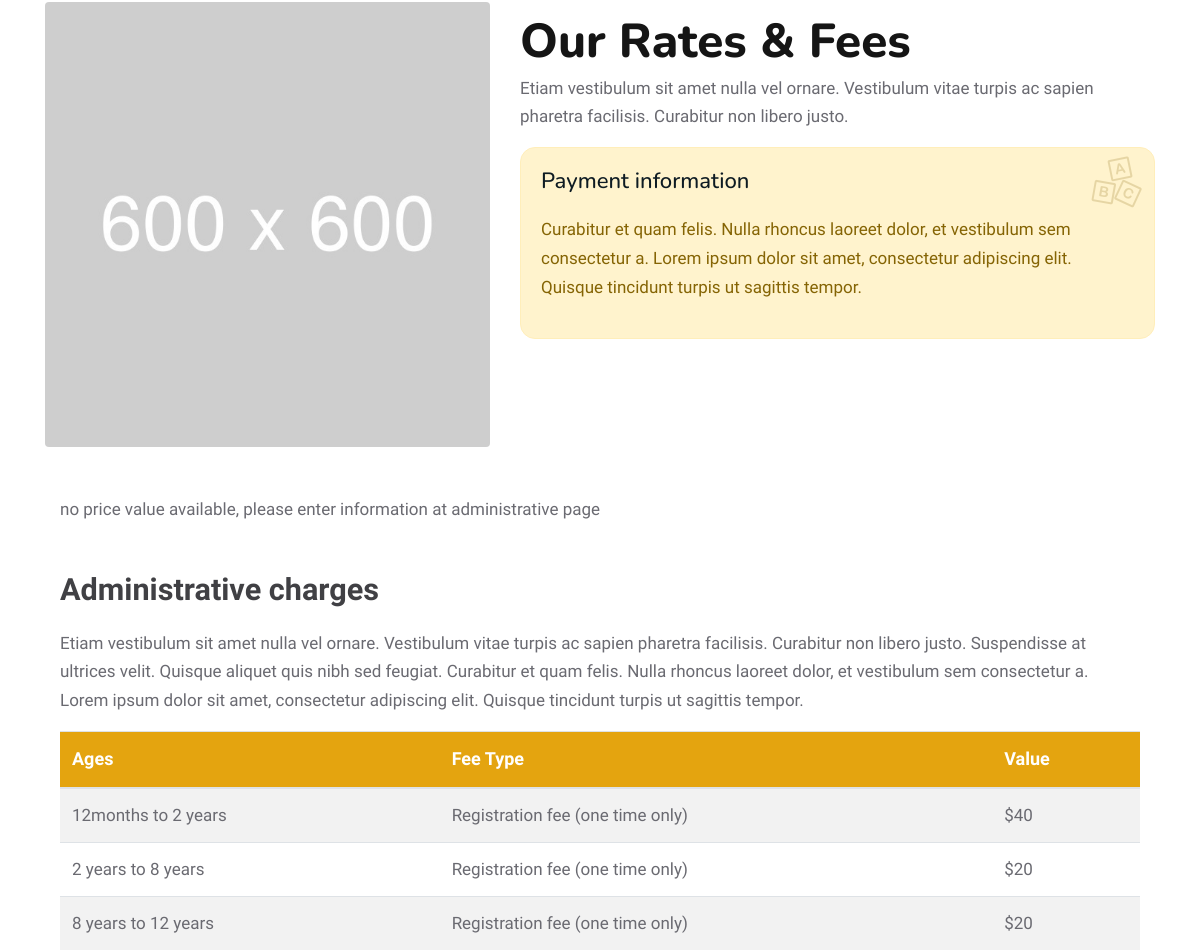
Page /infantcares/ (middle part) on the earlier database version.
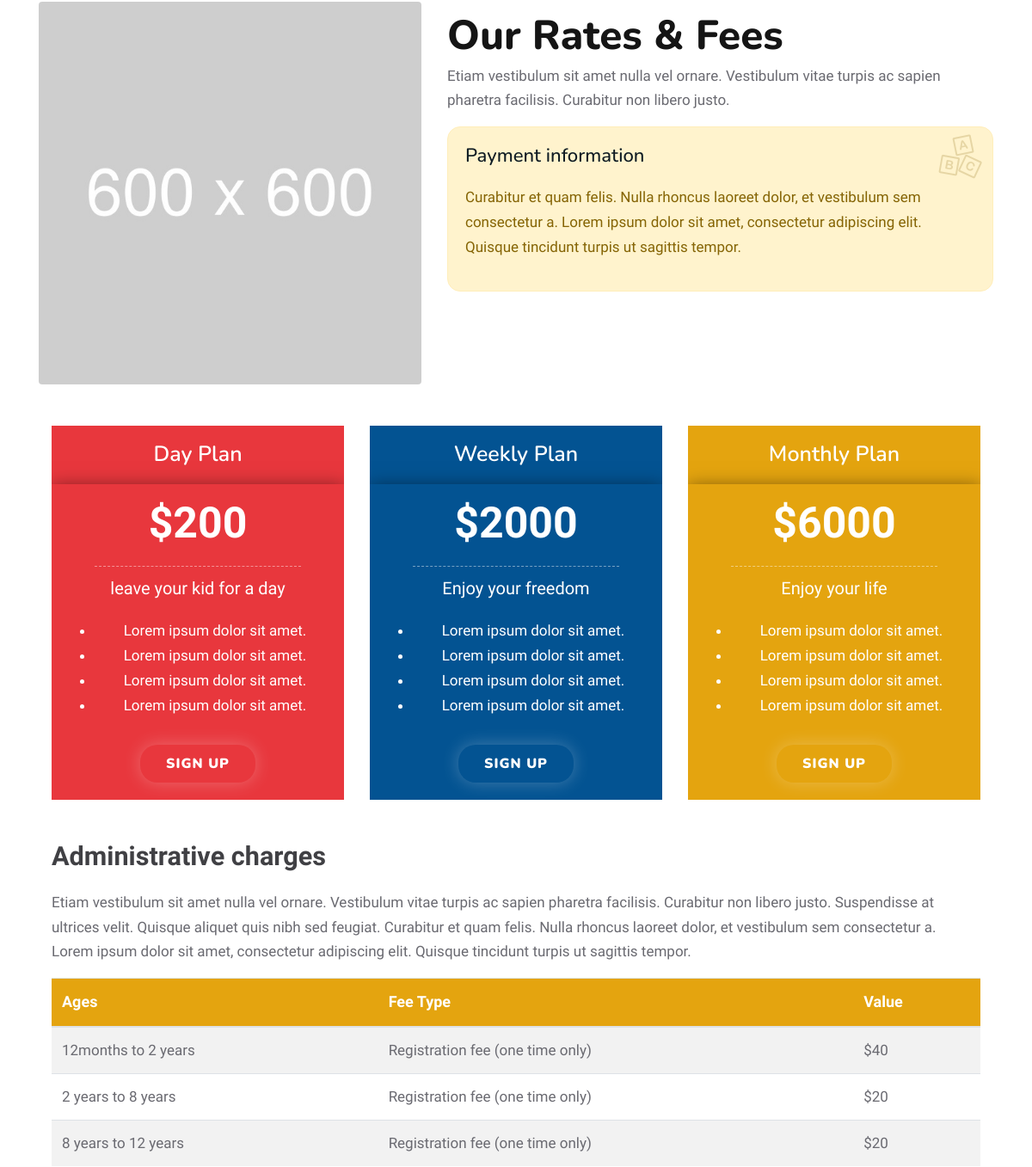
Same page on the later database version.
### infantcares/models.py (models this page shows, shortened)
class Infantcare(models.Model):
    name = models.CharField(max_length=200)
    price = models.IntegerField()
    discription = models.CharField(max_length=50)
    intro1 = models.CharField(max_length=50)
    intro2 = models.CharField(max_length=50)
    intro3 = models.CharField(max_length=50)
    intro4 = models.CharField(max_length=50)

### infantcares/views.py (the view)
# urls.py: path('', views.index, name='activities'),
def index(request):
    infantcares = Infantcare.objects.all()
    context = {'infantcares': infantcares}
    return render(request, 'infantcare/infantcare.html', context)

### templates/infantcare/infantcare.html (shortened to what this page needs)
{% extends 'base.html' %}
{% load static %}
{% block content %}
  <div id="page-wrapper">
         <div class="page container">
            <div class="row mb-5">
               <div class="col-lg-5">
                  <img src="{% static 'img/services/service-single3.jpg' %}" alt="" class="img-fluid rounded d-block mx-auto">
               </div>
               <div class="col-lg-7 mt-3">
                  <h2>Our Rates & Fees </h2>
                  <p>
                     Etiam vestibulum sit amet nulla vel ornare. Vestibulum vitae turpis ac sapien pharetra facilisis. Curabitur non libero justo.
                  <div class="alert alert-warning mt-3" role="alert">
                     <h6> Payment information</h6>
                     <p>Curabitur et quam felis. Nulla rhoncus laoreet dolor, et vestibulum sem consectetur a. Lorem ipsum dolor sit amet, consectetur adipiscing elit. Quisque tincidunt turpis ut sagittis tempor.
                  </div>
               </div>
            </div>
            <div class="col-lg-12 mt-5">
               {% if infantcares %}
               <div class="row">
                    {% for infantcare in infantcares %}
                  <div class="col-lg-4 col-md-12">
                     <div class="pricingTable">
                        <div
                        {% if infantcare.id == 1 %}
                        class="pricingTable-header bg-primary"
                        {% elif infantcare.id == 2 %}
                        class="pricingTable-header bg-secondary"
                        {% else %}
                        class="pricingTable-header bg-tertiary"
                        {% endif %}
                        >
                        <h3 class="title">{{infantcare.name}}</h3>
                        </div>
                        <div
                        {% if infantcare.id == 1 %}
                        class="pricingTable-header bg-primary"
                        {% elif infantcare.id == 2 %}
                        class="pricingTable-header bg-secondary"
                        {% else %}
                        class="pricingTable-header bg-tertiary"
                        {% endif %}
                        >
                           <div class="price-value">
                              <span class="amount">${{infantcare.price}}</span>
                              <span class="month">{{infantcare.discription}}</span>
                           </div>
                           <ul>
                              <li>{{infantcare.intro1}}</li>
                              <li>{{infantcare.intro2}}</li>
                              <li>{{infantcare.intro3}}</li>
                              <li>{{infantcare.intro4}}</li>
                           </ul>
                           <a href="{% url 'contact' %}" class="btn">Sign Up</a>
                        </div>
                     </div>
                  </div>
                  {% endfor %}
                </div>
                {% else %}
                <p>no price value available, please enter information at administrative page</p>
                {% endif %}
            </div>
            <div class="col-lg-12 mt-5">
               <h4>Administrative charges</h4>
               <p>
                  Etiam vestibulum sit amet nulla vel ornare. Vestibulum vitae turpis ac sapien pharetra facilisis. Curabitur non libero justo. Suspendisse at ultrices velit. Quisque aliquet quis nibh sed feugiat. Curabitur et quam felis. Nulla rhoncus laoreet dolor, et vestibulum sem consectetur a. Lorem ipsum dolor sit amet, consectetur adipiscing elit. Quisque tincidunt turpis ut sagittis tempor.
               <table class="table table-striped">
                  <thead>
                     <tr>
                        <th>Ages</th>
                        <th>Fee Type</th>
                        <th>Value</th>
                     </tr>
                  </thead>
                  <tbody>
                     <tr>
                        <td>12months to 2 years</td>
                        <td>Registration fee (one time only)</td>
                        <td>$40</td>
                     </tr>
                     <tr>
                        <td>2 years to 8 years</td>
                        <td>Registration fee (one time only)</td>
                        <td>$20</td>
                     </tr>
                     <tr>
                        <td>8 years to 12 years</td>
                        <td>Registration fee (one time only)</td>
                        <td>$20</td>
                     </tr>
                  </tbody>
               </table>
            </div>
         </div>
        </div>
{% endblock %}

### templates/base.html (shortened to what this page needs)
{% load static %}
<!DOCTYPE html>
<html lang="en">
   <head>
      <link href="{% static 'fonts/flaticon/flaticon.css' %}" rel="stylesheet" type="text/css">
      <link href="{% static 'fonts/fontawesome/fontawesome-all.min.css' %}" rel="stylesheet" type="text/css">
      <link href="{% static 'vendor/bootstrap/css/bootstrap.min.css' %}" rel="stylesheet">
      <link href="{% static 'css/style.css' %}" rel="stylesheet">
      <link href="{% static 'css/plugins.css' %}" rel="stylesheet">
      <link href="{% static 'styles/maincolors.css' %}" rel="stylesheet">
      <link rel="stylesheet" href="{% static 'vendor/layerslider/css/layerslider.css' %}">
   </head>
   <body>
        {% block content %} {% endblock %}
    </body>
</html>

### templates/partials/_navbar.html (shortened to what this page needs)
{% load static %}

### templates/partials/_footer.html (shortened to what this page needs)
{% load static %}

### static/css/style.css (style rules this page uses)
body { font-family: 'Source Sans pro', sans-serif; color: #6A6A71; font-size: 17px; line-height: 1.7; overflow-x: hidden; }
p { font-size: 17px; line-height: 1.7; font-weight: 400; }
h2 { color: #151515; font-size: 2.8em; font-weight: 800; font-family: Nunito; line-height: 1.0; }
h3 { font-family: 'Nunito', sans-serif; font-size: 2.2em; color: #151515; font-weight: 600; margin-bottom: 20px; line-height: 1.1; }
h4 { color: #404044; font-size: 1.8em; margin-bottom: 20px; font-weight: 600; }
h6 { color: #0E1B23; font-family: 'Nunito', sans-serif; font-size: 1.3em; font-weight: 500; margin-bottom: 20px; }
a { transition: color .2s ease-in-out; }
.btn { transition: all .2s ease-in-out; color: #fff !important; border: 0px; font-size: 1.rem; padding: 10px 30px; outline: none; letter-spacing: 1px; font-family: 'Nunito', sans-serif; border-radius: 20px; text-transform: uppercase; margin-top: 15px; white-space: normal; font-weight: 900; box-shadow: 0px 0px 20px rgba(255, 255, 255, 0.25); }
.pricingTable { transition: all 0.7s ease-in-out; text-align: center; overflow: hidden; }
.pricingTable .pricingTable-header { color: #fff; padding: 20px 10px; position: relative; z-index: 1; box-shadow: 0px 3px 20px #00000082; }
.pricingTable .pricingTable-header:before, .pricingTable .pricingTable-header:after { content: ''; background: linear-gradient(225deg, #231f1f 49%, transparent 50%); height: 20px; width: 20px; position: absolute; left: 0; bottom: -20px; }
.pricingTable .pricingTable-header:after { transform: rotateY(180deg); left: auto; right: 0; }
.pricingTable .title { font-size: 25px; margin: 0; color: #fff; }
.pricingTable .price-value { color: #fff; margin: 0 40px 20px; }
.pricingTable .amount { font-size: 50px; font-weight: 800; line-height: 50px; padding-bottom: 25px; margin: 0 0 10px; border-bottom: 1px dashed #ffffff73; display: block; }
.pricingTable .month { font-size: 20px; line-height: 30px; }
.pricingTable.pricingTable-header:before, .pricingTable .pricingTable-header:after { background: linear-gradient(225deg, #231f1f 49%, transparent 50%); }
.table thead th { vertical-align: bottom; font-size: 18px; }
.table thead { color: #fff; }
.img-fluid { max-width: 100%; }
.page { background-color: #fff; padding-top: 120px; padding-bottom: 70px; }
.alert { padding: 20px; border-radius: 15px; }
.alert:before { font-family: "Flaticon"; content: "\f131"; font-weight: normal; position: absolute; float: right; right: 10px; top: -10px; font-size: 50px; transform: rotate(10deg); opacity: 0.2; z-index: 0; }

### abc_tots/static/styles/maincolors.css (style rules this page uses)
.sea, .jumbo-heading, .dot1, .dot2, .nav-tabs .nav-link.active, .nav-tabs .nav-link:hover, .owl-prev i:hover, .owl-next i:hover, .jumbotron .breadcrumb, .accordion .card-link.collapsed, .btn-quaternary, .badge-default, .bg-secondary, .dropdown-menu, .btn-primary, .back-to-top i:hover, .alert-secondary, .badge-secondary, .nav-pills .nav-link.active, .nav-pills .nav-link:hover, .nav-pills .nav-link:focus, .nav-pills .show>.nav-link, .page-link:hover, .page-link.active, .btn-secondary:hover, .btn-secondary:focus { background-color: #035392; }
.bg-secondary { background-color: #035392!important; }
.list-group-item.active, .subtitle:after, ul.social-media i, .widget1 .colored-icons i, .navbar .dropdown-item:hover, .navbar .dropdown-item:focus, .navbar .nav-link:focus, .navbar .nav-item:hover, .navbar .nav-item .active, .team-style2 .img-box a:hover li, .section-heading h2:before, .navbar-brand i, .serviceBox:hover .service-icon i, a, blockquote:after, blockquote:before, .testimonial .description:before, ul.custom li:before, .testimonial .content:before, .owl-theme .owl-nav [class*='owl-']:hover, .team-style2 span, .colored-nav .top-bar .contact-details i, .colored-nav .top-bar a { color: #035392; }
.bg-primary { background-color: #E8373D!important; }
.nav-tabs .nav-link, .owl-prev i, .owl-next i, .table thead, .gallery-thumb i, .navbar .nav-item:hover, .blog-box .date, .btn-quaternary, .btn-tertiary:hover, .bg-tertiary, .dropdown-item:focus, .dropdown-item:hover, .dropdown-item.active, .accordion-cards .card-header:hover, .accordion-cards .card-header:focus, .badge-primary, .owl-theme .owl-dots .owl-dot.active span, .owl-theme .owl-dots .owl-dot:hover span, .alert-primary, .list-group-item-action:focus, .list-group-item-action:hover { background-color: #e4a40f; }
.top-bar .contact-details i, .top-bar a:hover, .bg-secondary a, footer .social-list li i { color: #FFEB3B; }

Differences in the rows shown:
added Infantcare: name "Day Plan", price "200", discription "leave your kid for a day", intro1 "Lorem ipsum dolor sit amet.", intro2 "Lorem ipsum dolor sit amet.", intro3 "Lorem ipsum dolor sit amet.", intro4 "Lorem ipsum dolor sit amet."
added Infantcare: name "Weekly Plan", price "2000", discription "Enjoy your freedom", intro1 "Lorem ipsum dolor sit amet.", intro2 "Lorem ipsum dolor sit amet.", intro3 "Lorem ipsum dolor sit amet.", intro4 "Lorem ipsum dolor sit amet."
added Infantcare: name "Monthly Plan", price "6000", discription "Enjoy your life", intro1 "Lorem ipsum dolor sit amet.", intro2 "Lorem ipsum dolor sit amet.", intro3 "Lorem ipsum dolor sit amet.", intro4 "Lorem ipsum dolor sit amet."
Other differences:
text no longer shown: "no price value available, please enter information at administrative page"
